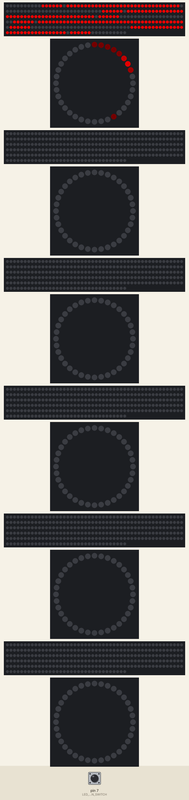
Simulated run of this sketch. Board: Arduino Uno, built with avr-gcc and run on an emulated ATmega328P. On the bench: 6 × 284 RGB LEDs in strip order, left to right, continuing on the next row, 6 × 36 RGB LEDs in a ring, first at the top, clockwise. The test bench sets the inputs (shaded band); at power-on: pin 7 (LED_PIN_SWITCH) HIGH. Dim RGB values are drawn brighter than linear.

Above: at 1.2 s.
1.3 s: pin 7 (LED_PIN_SWITCH) pulled LOW for 3.2 s
At 2.8 s:
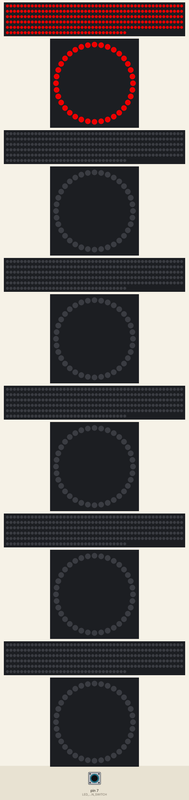
5.1 s: pin 7 (LED_PIN_SWITCH) pulled LOW for 0.15 s
At 5.73 s:
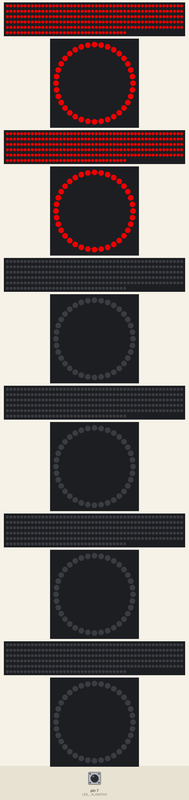
5.8 s: pin 7 (LED_PIN_SWITCH) pulled LOW for 1 s
At 7.1 s:
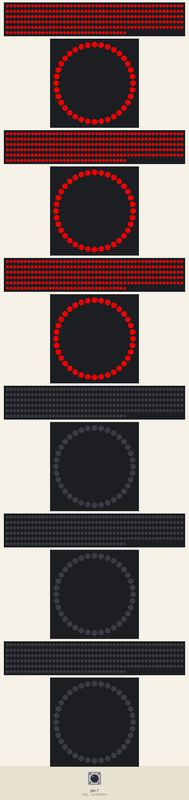
7.4 s: pin 7 (LED_PIN_SWITCH) pulled LOW for 0.15 s
At 7.76 s:
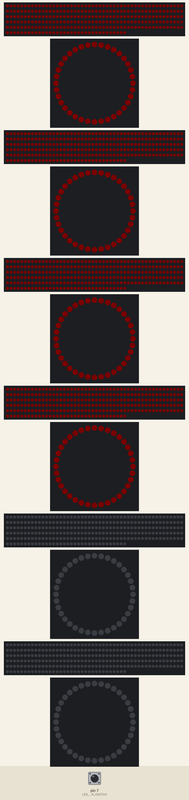
8.1 s: pin 7 (LED_PIN_SWITCH) pulsed LOW 5 times (0.12 s each, 0.3 s apart)
At 10.3 s:
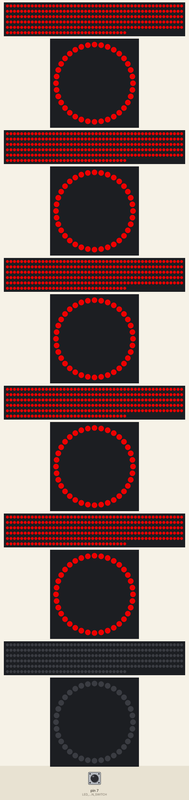
11.3 s: pin 7 (LED_PIN_SWITCH) pulled LOW for 0.15 s
At 12.8 s:
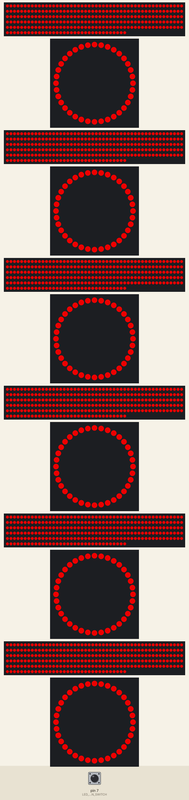
Timing chart, 0 to 13.0 s (numbered marks = the images above; inputs shaded):
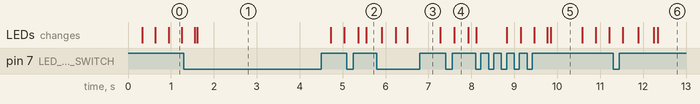

Measured:
- after the input at 1.3 s, the LEDs: first change after 0.26 s (image 1 shows a later state)
- after the input at 5.1 s, the LEDs: first change after 0.26 s (image 2 shows a later state)
- after the input at 5.8 s, the LEDs: first differ from a run without the input after 0.44 s (image 3 shows a later state)
- after the input at 7.4 s, the LEDs: change after 0.20 s (image 4)
- after the input at 11.3 s, the LEDs: first change after 0.23 s (image 6 shows a later state)
- what the display in image 5 shows lasts 0.8 s, from 9.8 s to 10.6 s

The sketch:

Rage_Shield_with_Switch.ino
```cpp
#include <FastLED.h>
#include <ezButton.h>


#define LED_PIN_MAIN     6   // Microcontroller Pin
#define LED_COUNT_MAIN  284   // Total LED count
#define LED_PIN_RING     5   // Microcontroller Pin
#define LED_COUNT_RING  36   // Total LED count
#define LED_PIN_SWITCH     7   // Microcontroller Pin

struct ledSegment {
  int start;
  int end;
  bool growing;
  int lower;
  int upper;
  int current;
  int intensity = 250;
  int number;
};

ezButton toggle_switch(LED_PIN_SWITCH); //State HIGH is off and LOW is on.

CRGB leds_main[LED_COUNT_MAIN];
CRGB leds_ring[LED_COUNT_RING];

  int hue = 0;       //Color of lights based on HSU
  int sat = 255;     //intensity of Lights, dim is controlled via visibility so unimportant for function
  int segments[] = {0, 25, 61, 99, 142, 185, 223, 259, 284}; //Start segments plus an extra for the final end
  int mins[] = {5, 10, 12, 15, 15, 12, 10, 5}; //Base level of lights that will be static, current config gives 20 by 8 square
  int maxs[] = {0, 6, 6, 8, 8, 6, 6, 0};       //Upper level of lights that wont be used for animation
  ledSegment segment_data[8];
  int move_speed = 25; //Divides into 250
  int ring_speed = 10; //Divides into 200
  int ring_bright = 150;
  int ring_checkpoints[] = {0, 16, 28, 36}; //Starts and ends of each ring row
  int ring_current = 1;
  int switch_state = HIGH;
  bool switch_complete = false;

void setup() {
  // put your setup code here, to run once:
  toggle_switch.setDebounceTime(50);
  for (int i = 0; i < sizeof(segment_data)/sizeof(segment_data[0]); i++) {
      segment_data[i].start = segments[i];
      segment_data[i].end = segments[i+1];
      segment_data[i].lower = mins[i];
      segment_data[i].upper = maxs[i];
      segment_data[i].number = i;
      switch (i) {
      case 0:
      case 2:
      case 5:
      case 7:
          segment_data[i].current = 4;
          segment_data[i].growing = true;
          break;
      case 1:
      case 6:
          segment_data[i].current = 20;
          segment_data[i].growing = false;
          break;
      default:
          segment_data[i].current = 12;
          segment_data[i].growing = true;
          break;
      }
  }
  FastLED.addLeds<NEOPIXEL, LED_PIN_MAIN>(leds_main, LED_COUNT_MAIN);
  FastLED.addLeds<NEOPIXEL, LED_PIN_RING>(leds_ring, LED_COUNT_RING);
  FastLED.clear();
  InitialRingColor();
  for (int i = 0; i < sizeof(segment_data)/sizeof(segment_data[0]); i++) {
      InitialColorMain(segment_data[i]);
  }
}

void loop() {

  toggle_switch.loop();
  switch_state = toggle_switch.getState();
  if (switch_state == LOW && switch_complete == false) {
    SwitchMode();
    }
    else if (switch_state == LOW && switch_complete == true) {
      switch_state = toggle_switch.getState();
    }
    else if (switch_state == HIGH && switch_complete == true) {
      SwitchOff();
    }
    else {
  for (int i = 0; i < sizeof(segment_data)/sizeof(segment_data[0]); i++) {
      ColorChangeMain(i);
  }
  ColorChangeRing();
  FastLED.show();
  delay(1);
  }
}

void InitialColorMain (ledSegment segment) {
  for (int i = 0; i < segment.lower + segment.current; i++) {
    if (segment.number % 2 == 1) {
    leds_main[segment.start + i - 1] = CHSV(hue, 255, 250);
    }
  else {
    leds_main[segment.end - i] = CHSV(hue, 255, 250);
    }
  }
}

void ColorChangeMain (int i) {
  if (segment_data[i].growing) {
    if (segment_data[i].intensity == 250) {
      if (segment_data[i].current == 20) {
        segment_data[i].growing = false;
      }
      else {
        segment_data[i].current += 1;
        segment_data[i].intensity = 0;
      }
    }
    else {
      segment_data[i].intensity += move_speed;
    }
  }
  else {
    if (segment_data[i].intensity == 0) {
        if (segment_data[i].current == 1) {
          segment_data[i].growing = true;
        }
        else {
          segment_data[i].current -= 1;
          segment_data[i].intensity = 250;
        }
    }
    else {
        segment_data[i].intensity -= move_speed;
    }
  }
  if (segment_data[i].number % 2 == 1) {
    leds_main[segment_data[i].start + segment_data[i].lower + segment_data[i].current - 1] = CHSV(hue, 255, segment_data[i].intensity);
    }
  else {
    leds_main[segment_data[i].end - segment_data[i].lower - segment_data[i].current] = CHSV(hue, 255, segment_data[i].intensity);
    }

}

void InitialRingColor () {
  leds_ring[0] = CHSV(hue, 255, 250);
  leds_ring[1] = CHSV(hue, 255, 150);
  leds_ring[ring_checkpoints[1]-1] = CHSV(hue, 255, 150);
}

void ColorChangeRing () {
  if (ring_bright == 240) {
    ring_bright = 120;
    ring_current = (ring_current + 1) % 16;
  }
  switch (ring_current) {
    case 0:
    leds_ring[ring_current] = CHSV(hue, 255, ring_bright);
    leds_ring[1] = CHSV(hue, 255, ring_bright - 120);
    leds_ring[15] = CHSV(hue, 255, 360 - ring_bright);
    leds_ring[14] = CHSV(hue, 255, 240 - ring_bright);
    break;
    case 1:
    leds_ring[ring_current] = CHSV(hue, 255, ring_bright);
    leds_ring[2] = CHSV(hue, 255, ring_bright - 120);
    leds_ring[0] = CHSV(hue, 255, 360 - ring_bright);
    leds_ring[15] = CHSV(hue, 255, 240 - ring_bright);
    break;
    case 15:
    leds_ring[ring_current] = CHSV(hue, 255, ring_bright);
    leds_ring[0] = CHSV(hue, 255, ring_bright - 120);
    leds_ring[14] = CHSV(hue, 255, 360 - ring_bright);
    leds_ring[13] = CHSV(hue, 255, 240 - ring_bright);
    break;
    default:
    leds_ring[ring_current] = CHSV(hue, 255, ring_bright);
    leds_ring[(ring_current + 1) % 16] = CHSV(hue, 255, ring_bright - 120);
    leds_ring[(ring_current - 1) % 16] = CHSV(hue, 255, 360 - ring_bright);
    leds_ring[(ring_current - 2) % 16] = CHSV(hue, 255, 240 - ring_bright);
    break;
  }
  ring_bright += ring_speed;
}

void SwitchMode () {

  int segment_number = sizeof(segment_data)/sizeof(segment_data[0]);

  for (int i = 0; i < 10; i++) {
    for (int j = 0; j < LED_COUNT_MAIN; j++) {
        leds_main[j] = CHSV(hue, 255, i*25);

    }
    for (int j = 0; j < LED_COUNT_RING; j++) {
        leds_ring[j] = CHSV(hue, 255, i*25);
    }
    FastLED.show();
    delay(10);
  }
  switch_complete = true;
}

void SwitchOff () {

  int segment_number = sizeof(segment_data)/sizeof(segment_data[0]);

  for (int i = 0; i < 10; i++) {
    for (int j = 0; j < LED_COUNT_MAIN; j++) {
        leds_main[j] = CHSV(hue, 255, 250 - i*25);

    }
    for (int j = 0; j < LED_COUNT_RING; j++) {
        leds_ring[j] = CHSV(hue, 255, 250 - i*25);
    }
    FastLED.show();
  }
  setup();
  switch_complete = false;
}
```
